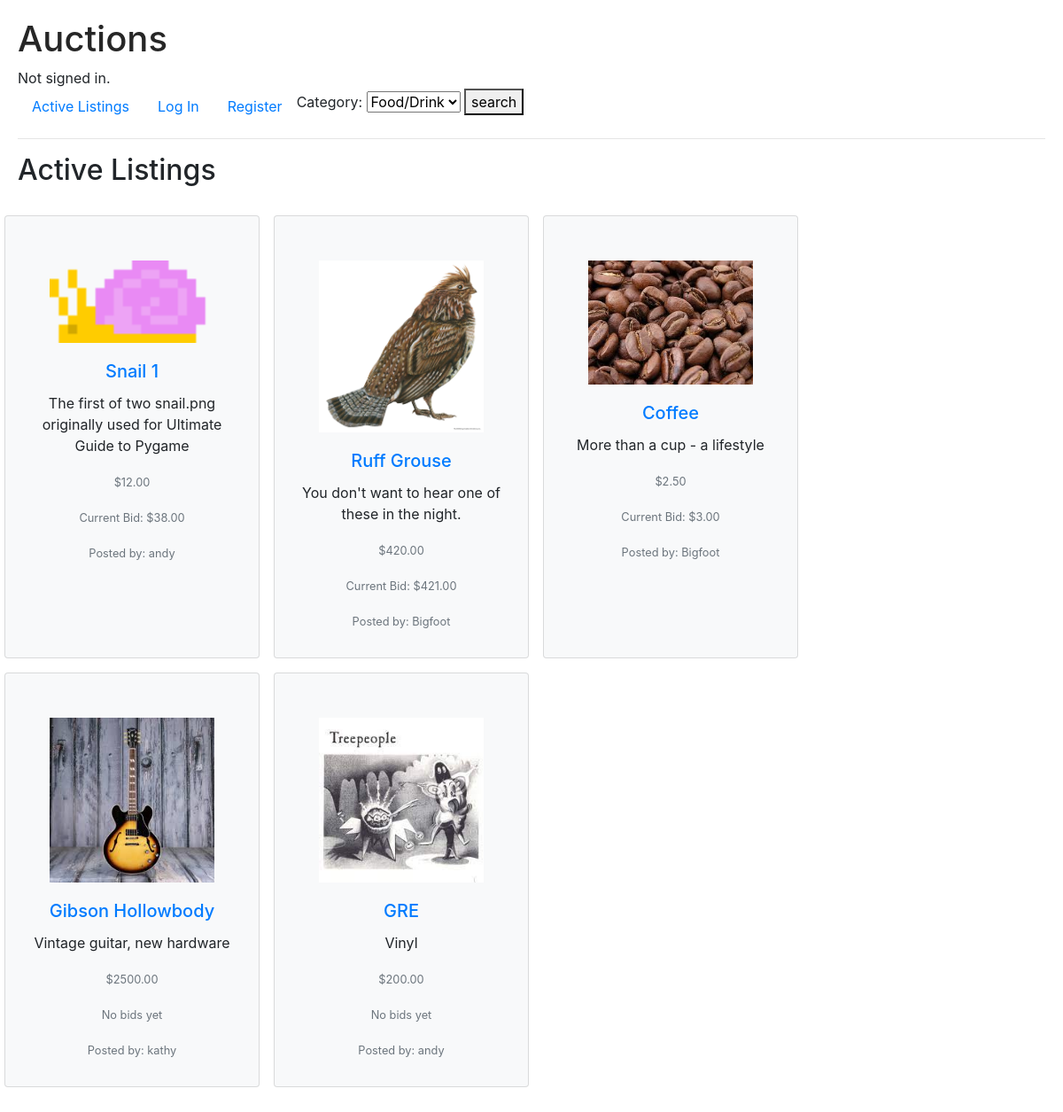
/, run on an earlier commit of the app's database.
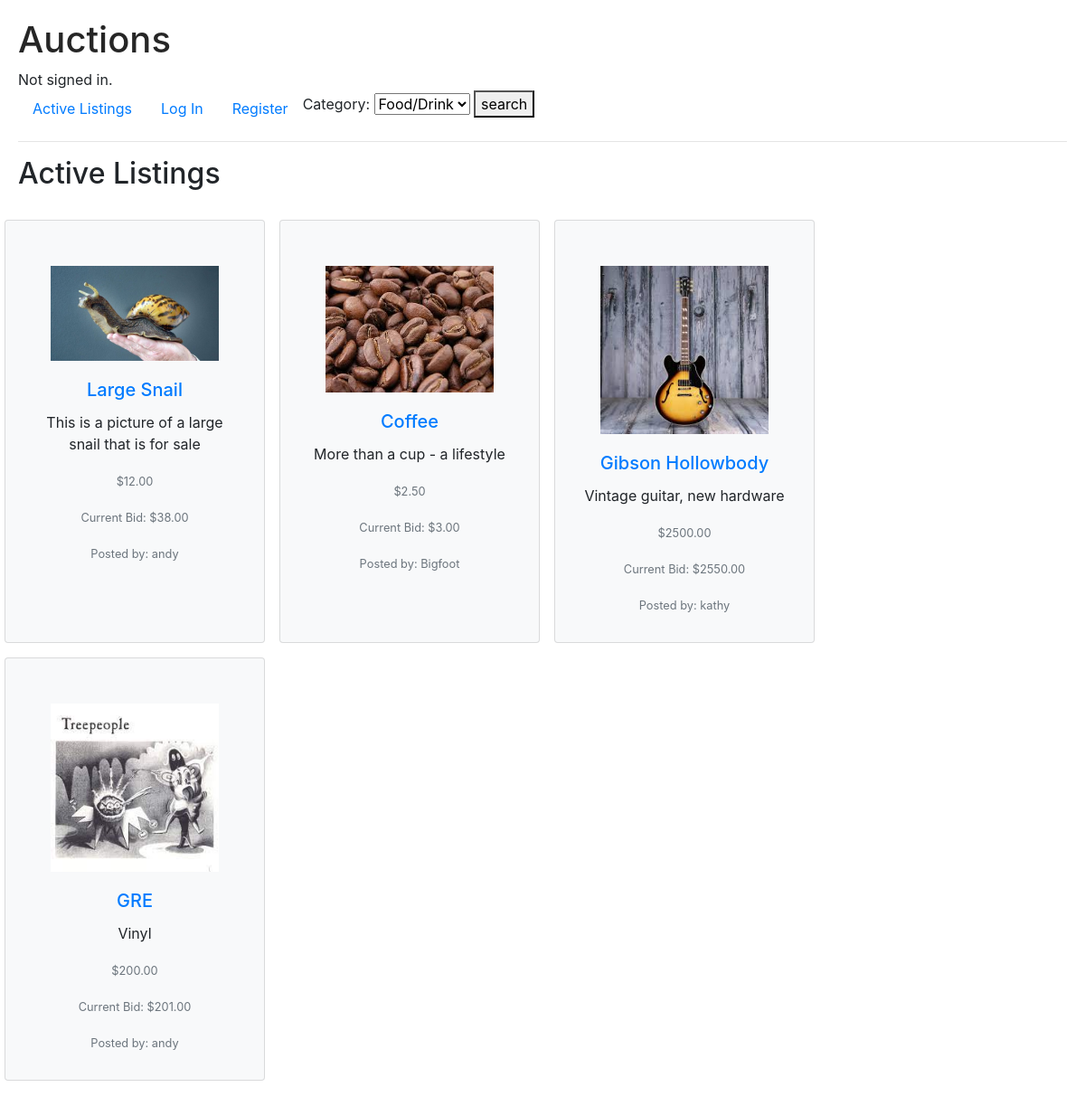
And on a later commit of the database.
### auctions/models.py (models this page shows, shortened)
class Listing(models.Model):
    title = models.CharField(max_length=125)
    description = models.CharField(max_length=250, blank=True)
    start_bid = models.DecimalField(max_digits=7, decimal_places=2)
    image = models.ImageField(upload_to='media', default='defaultimg.png', null=True, blank=True)
    is_active = models.BooleanField(default=True)
    category = models.CharField(max_length=45, null=True)
    winner = models.ForeignKey('User', on_delete=models.SET_NULL, null=True, blank=True, related_name='won_listings')

class Bid(models.Model):
    listing = models.ForeignKey(Listing, on_delete=models.CASCADE, related_name='bids')
    current_bid = models.DecimalField(max_digits=7, decimal_places=2, default=0)
    user = models.ForeignKey(User, blank=True, null=True, on_delete=models.CASCADE, related_name='bidder')
    created = models.DateTimeField(auto_now_add=True)

class User(AbstractUser):
    listings = models.ManyToManyField(Listing, blank=True, related_name="owner")
    watchlist = models.ManyToManyField(Listing, blank=True, related_name="watchers")
    def __str__(self):
        return f"{self.username}"

### auctions/views.py (the view)
# urls.py: path("", views.index, name="index"),
def index(request):
    return render(request, "auctions/index.html", {
        "listings": Listing.objects.all(),
        "categories":categories
    })

### auctions/templates/auctions/index.html
{% extends "auctions/layout.html" %}
{% block body %}
    <h2>Active Listings</h2>
    <br>
  <div class="row text-center row-cols-sm-3 ">
    {% for listing in listings %}
    {% if listing.is_active %}
    <div class="card bg-light col-mb-3 mb-3 mr-3 text-center" style="max-width: 18rem;">
      <div class="card-body">
          <div class="card-body"><a href="{% url 'listing' listing.id %}" >
            {% if listing.image %}
            <img src="{{ listing.image.url }}" class="rounded-start" alt="{{ listing.title }}">
            {% else %}
            <p>no image</p>
            {% endif %}
          </div>
          <h5 class="card-title"> {{ listing.title }}</h5></a>
          <p class="card-text">{{ listing.description }}</p>
          <p class="card-text"><small class="text-muted">${{ listing.start_bid }}</small></p>
          {% if listing.bids.all %}
          <p class="card-text"><small class="text-muted">Current Bid: ${{ listing.bids.all.last.current_bid }}</small></p>
          {% else %}
          <p class="card-text"><small class="text-muted">No bids yet</small></p>
          {% endif %}
          <p class="card-text"><small class="text-muted">Posted by: {{ listing.owner.first }}</small></p>
        </div>
      </div>
    {% endif %}
    {% endfor %}
  </div>
{% endblock %}

### auctions/templates/auctions/layout.html (shortened to what this page needs)
{% load static %}
<!DOCTYPE html>
<html lang="en">
    <head>
        <link rel="stylesheet" href="https://stackpath.bootstrapcdn.com/bootstrap/4.4.1/css/bootstrap.min.css">
        <link href="{% static 'auctions/styles.css' %}" rel="stylesheet">
    </head>
    <body>
        <a href="/"><h1>Auctions</h1></a>
            <div>
                {% if user.is_authenticated %}
                    Signed in as <strong>{{ user.username }}</strong>.
                {% else %}
                    Not signed in.
                {% endif %}
            </div>
        <ul class="nav">
            <li class="nav-item">
                <a class="nav-link" href="{% url 'index' %}">Active Listings</a>
            </li>
            {% if user.is_authenticated %}
                <li class="nav-item">
                    <a class="nav-link" href="{% url 'logout' %}">Log Out</a>
                </li>
                <li class="nav-item">
                    <a class="nav-link" href="{% url 'create' %}">Create Listing</a>
                </li>
                <li class="nav-item">
                    <a class="nav-link" href="{% url 'watchlist' %}">Watch</a>
                </li>
            {% else %}
                <li class="nav-item">
                    <a class="nav-link" href="{% url 'login' %}">Log In</a>
                </li>
                <li class="nav-item">
                    <a class="nav-link" href="{% url 'register' %}">Register</a>
                </li>
            {% endif %}
            <form method="post" action="{% url 'category' %}">
                <label for="category">Category:</label>
                <select name="category" id="category">
                    {% for category in categories %}
                            <option value="{{ category }}">{{ category }}</option>
                    {% endfor %}
                </select>
                <button type="submit">search</button>
            </form>
        </ul>
        <hr>
        {% block body %}
        {% endblock %}
    </body>
</html>

### auctions/static/auctions/styles.css (style rules this page uses)
body { display: float; margin: 20px; }
h1 { color: rgb(38, 38, 38); }
.card { padding: 10px; }
.card img { width: 100%; height: 100%; object-fit: contain; }

What changed in the data, as far as the page shows it:
no longer on this page (row edited): Listing: image (picture), title "Ruff Grouse", description "You don't want to hear one of these in the night.", start_bid "420.00", bids.all.last.current_bid "421.00", owner.first "Bigfoot"
changed Listing: image: a different picture; title "Snail 1" → "Large Snail"; description "The first of two snail.png originally used for Ultimate Guide to Pygame" → "This is a picture of a large snail that is for sale"
shown differently, row unchanged: Listing "Gibson Hollowbody": bids.all.last.current_bid (not shown) → "2550.00"; text "No bids yet" → "Current Bid: $"
shown differently, row unchanged: Listing "GRE": bids.all.last.current_bid (not shown) → "201.00"; text "No bids yet" → "Current Bid: $"
